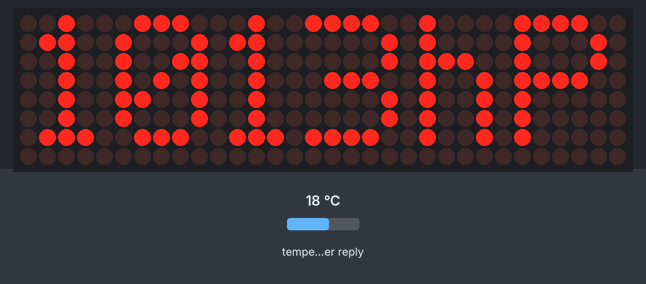
A sketch run on a simulated ESP32. On the bench: 32×8 LED matrix. The test bench sets the inputs (shaded band); at power-on: temperature in the weather reply 18 °C. WiFi joins after 1.5 s; servers stay silent unless stated; network time is answered at once with the bench clock; the local clock reads 2024-03-15 10:24:30 at power-on unless the sketch sets it; web services answer with replies made up by the test bench; what the sketch prints to the serial monitor is not drawn.

Above: at 3.5 s.
At 34.8 s:
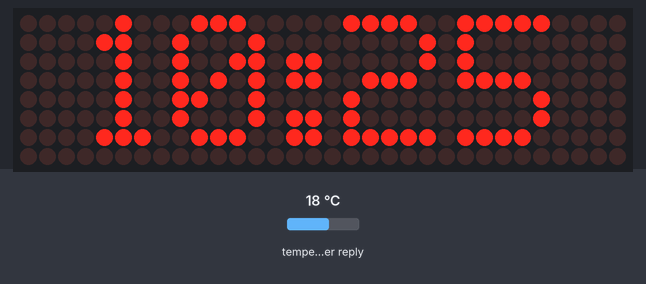
34.9 s: temperature in the weather reply set to -14 °C
At 66.7 s:
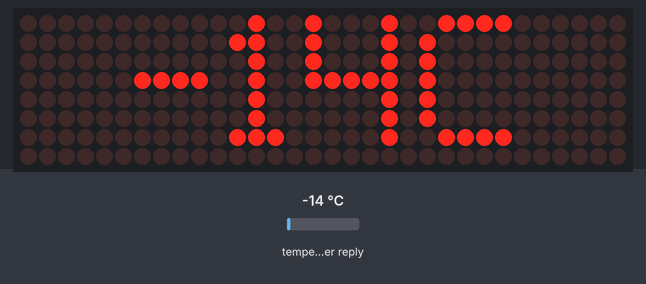
At 76.8 s:
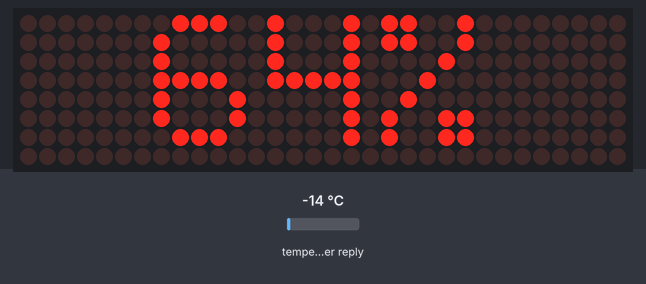
Timing chart, 0 to 78.3 s (numbered marks = the images above; inputs shaded):
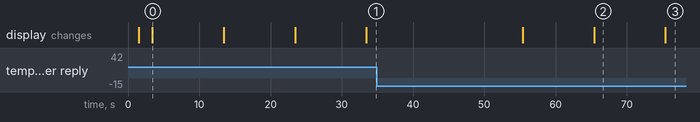

Measured:
- after the input at 34.9 s, the display: first differs from a run without the input after 30.5 s (image 2)
- what the display in image 0 shows lasts 10.0 s, from 3.4 s to 13.4 s

The sketch:

MAX7219_matrix_display_time.ino
```cpp
#include "MD_Parola.h"
#include "MD_MAX72xx.h"
#include <WiFi.h>
#include <NTPClient.h>
#include <WiFiUdp.h>
#include <HTTPClient.h>
#include <ArduinoJson.h>

// URL Endpoint e ApiKey per le API di OpenWeather
String URL = "https://api.openweathermap.org/data/3.0/onecall?";
String ApiKey = "bf21077ac2928722a3dac7da6c690c46";

// Coordinate della città di Fermo
String lat = "43.16";
String lon = "13.72";

// Credenziali per accedere al Wi-Fi
const char* ssid = "BRAIN&BYTES";
const char* password = "********";

// Inizializzazione del server NTP
WiFiUDP ntpUDP;
NTPClient timeClient(ntpUDP);

String orario;  // Variabile dove salvare l'orario

// Tipo di matrice di LED utilizzata
#define HARDWARE_TYPE MD_MAX72XX::FC16_HW
#define MAX_DEVICES 4  // Numero di moduli LED
#define CS_PIN 5       // Pin CS

// Crea una istanza della classe MD_Parola
MD_Parola disp = MD_Parola(HARDWARE_TYPE, CS_PIN, MAX_DEVICES);

void setup() {
  Serial.begin(115200);
  Serial.print("Connessione a ");
  Serial.println(ssid);
  WiFi.begin(ssid, password);
  while (WiFi.status() != WL_CONNECTED) {
    delay(500);
    Serial.print(".");
  }
  // Visualizza l'IP assegnato
  Serial.println("");
  Serial.println("Connessione al Wi-Fi riuscita.");
  Serial.println("Indirizzo IP: ");
  Serial.println(WiFi.localIP());

  // Inizializzo NTPClient per ricevere l'orario
  timeClient.begin();
  // Per impostare la timezone italiana (GMT+1) si deve aggiungere 3600:
  timeClient.setTimeOffset(3600);

  // inizializza display
  disp.begin();
  disp.setIntensity(0);
  disp.displayClear();
}

void loop() {

  if (WiFi.status() == WL_CONNECTED) {

    HTTPClient http;

    // Chiamata alle API aggiungendo all'Endpoint i dati richiesti
    http.begin(URL + "lat=" + lat + "&lon=" + lon + "&units=metric&appid=" + ApiKey);

    // Connessione e invio richiesta HTTP/GET
    int httpCode = http.GET();

    // Se non ci sono errori di connessione
    if (httpCode > 0) {

      // Lettura risposta JSON
      String JSON_Data = http.getString();
      Serial.println(JSON_Data);

      // Deserializzazione del JSON ricevuto
      DynamicJsonDocument doc(2048);
      deserializeJson(doc, JSON_Data);
      JsonObject obj = doc.as<JsonObject>();

      // Recupero dei valori necessari
      const int pres = obj["current"]["pressure"].as<int>();
      const int temp = obj["current"]["temp"].as<int>();
      const int humi = obj["current"]["humidity"].as<int>();

      // Aggiungo le unità di misura
      String pressione = String(pres) + "hP";
      String temperatura = String(temp) + "C";
      String umidita = String(humi) + "%";

      // Fase di visualizzazione sulle matrici e sul terminale
      disp.setTextAlignment(PA_CENTER);
      disp.print(pressione);
      Serial.print("Pressione: ");
      Serial.println(pressione);
      delay(10000);
      disp.print(temperatura);
      Serial.print("Temperatura: ");
      Serial.println(temperatura);
      delay(10000);
      disp.print(umidita);
      Serial.print("Umidità: ");
      Serial.println(umidita);
      delay(10000);
    } else {
      Serial.println("Errore!");
    }

    http.end();  // Fine richiesta

    timeClient.update();  // Inizializzo richiesta al servizio NTP

    orario = timeClient.getFormattedTime();  // Estrapolo solo l'orario
    Serial.print("ORE: ");
    Serial.println(orario.substring(0, 5));  // Elimino i secondi

    disp.setTextAlignment(PA_CENTER);    // Formatto la visualizzazione centrale
    disp.print(orario.substring(0, 5));  // Visualizzo sulla matrice senza secondi

    delay(20000);
  }
}
```
